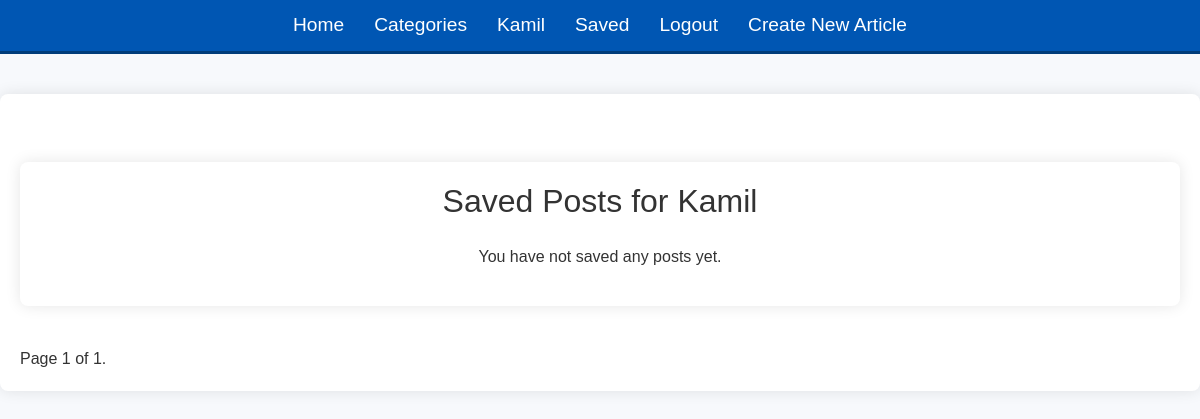
Page /saved/user/Kamil (signed in) on the earlier database version.
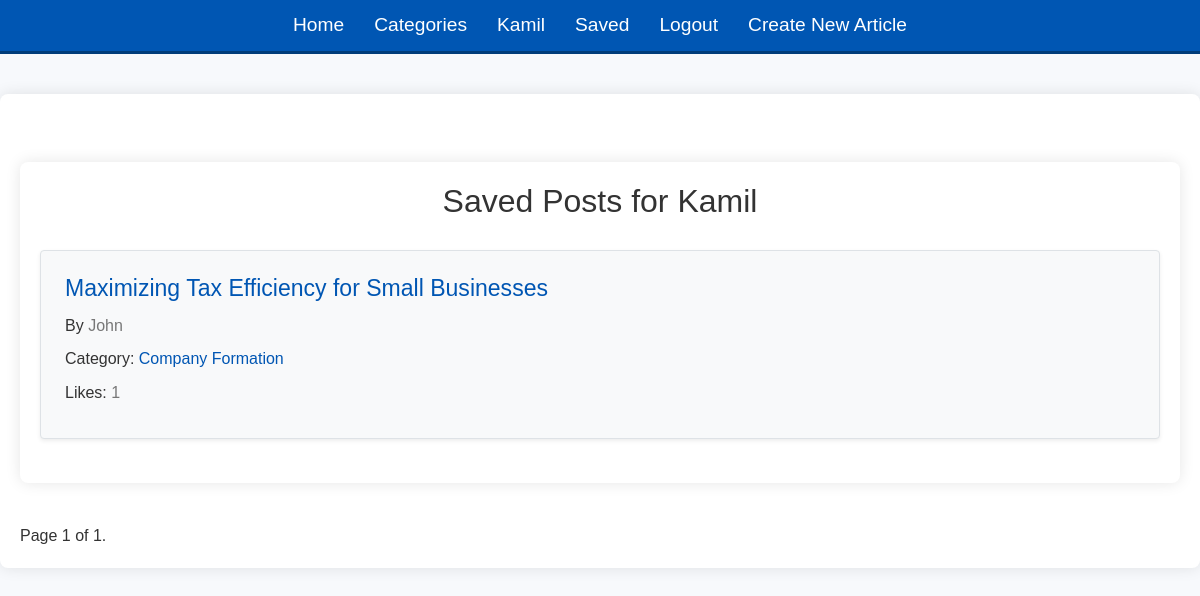
Same page on the later database version.
### finance/models.py (models this page shows, shortened)
class User(AbstractUser):
    id = models.AutoField(primary_key=True)
    username = models.CharField(max_length=100, unique=True)
    email = models.EmailField(max_length=254)
    password = models.CharField(max_length=128)
    if_professional = models.BooleanField(default=False)

class Post(models.Model):
    id = models.AutoField(primary_key=True)
    user = models.ForeignKey(User, on_delete=models.CASCADE, related_name="POST")
    temat = models.CharField(max_length=500)
    post = models.CharField(max_length=10000)
    timestamp = models.DateTimeField(default=timezone.now)
    CATEGORY_CHOICES = [
        ('zakladanie_firmy', 'Company Formation'),
        ('finance_inwestycje', 'Finance and Investments'),
        ('marketing_sprzedaz', 'Marketing and Sales'),
        ('zarządzanie_operacje', 'Management and Operations'),
        ('prawo_regulacje', 'Law and Regulations'),
        ('rozwoj_osobisty', 'Personal Development and Networking'),
        ('inne', 'Others')
    ]
    category = models.CharField(max_length=50, choices=CATEGORY_CHOICES, default='inne')
    like_count = models.IntegerField(default=0)

### finance/views.py (the view)
# urls.py: path("saved/user/<str:user_username>", views.view_saved_posts, name="view_saved_posts"),
def view_saved_posts(request, user_username):
    user = request.user
    saved_post = Save_Post.objects.filter(user= user, if_save = True)
    post_ids = saved_post.values_list('post_id', flat=True)
    posts = Post.objects.filter(id__in = post_ids)
    paginator = Paginator(posts, 10)
    page = request.GET.get('page')
    try:
        posts = paginator.page(page)
    except PageNotAnInteger:
        posts = paginator.page(1)
    return render (request, "finance/saved.html",{
        "posts": posts
    } )

### finance/templates/finance/saved.html (shortened to what this page needs)
{% extends "finance/layout.html" %}
{% block body %}
<div class="saved-posts container mt-5">
    <h2 class="text-center mb-4">Saved Posts for {{ user.username }}</h2>
    {% if posts %}
        <div class="posts-list">
            {% for post in posts %}
                <div class="post p-4 mb-4 border rounded shadow-sm bg-light">
                    <h2><a href="{% url 'post_page' post.id %}" class="post-title">{{ post.temat }}</a></h2>
                    <p>By <a href="{% url 'profile' post.user.username %}" class="post-author">{{ post.user.username }}</a></p>
                    <p>Category: <span class="post-category"><a href="{% url 'category' post_category=post.category %}">{{ post.get_category_display }}</a></span></p>
                    <p>Likes: <span class="post-likes">{{ post.like_count }}</span></p>
                </div>
            {% endfor %}
        </div>
    {% else %}
        <p class="text-center">You have not saved any posts yet.</p>
    {% endif %}
</div>
<div class="pagination">
    <span class="step-links">
        <span class="current">
            Page {{ posts.number }} of {{ posts.paginator.num_pages }}.
        </span>
    </span>
</div>
{% endblock %}

### finance/templates/finance/layout.html (shortened to what this page needs)
{% load static %}
<!DOCTYPE html>
<html lang="en">
    <head>
        <link rel="stylesheet" href="https://stackpath.bootstrapcdn.com/bootstrap/4.4.1/css/bootstrap.min.css">
        <link href="{% static 'finance/styles.css' %}" rel="stylesheet">
    </head>
    <body>
        <div class="navbar">
            <span><a href="{% url 'index' %}">Home</a></span>
            <span><a href="{% url 'categories' %}">Categories</a></span>
            {% if user.is_authenticated %}
                <span><a href="{% url 'profile' user.username %}" id="user_name">{{ user.username }}</a></span>
                <span><a href="{% url 'view_saved_posts' user.username %}">Saved</a></span>
                <span><a href="{% url 'logout_view' %}" id="logout">Logout</a></span>
                <span><a href="{% url 'create' %}">Create New Article</a></span>
            {% else %}
                <span><a href="{% url 'login_view' %}">Log in</a></span>
                <span><a href="{% url 'register' %}">Register</a></span>
            {% endif %}
        </div>
        <div class="container">
            {% block body %}
            {% endblock %}
        </div>
    </body>
</html>

### finance/static/finance/styles.css (style rules this page uses)
body { font-family: 'Arial', sans-serif; background-color: #f7f9fc; color: #333; line-height: 1.6; margin: 0; padding: 0; }
.navbar { display: flex; justify-content: center; background-color: #0056b3; padding: 10px; border-bottom: 3px solid #003d7a; }
.navbar span { margin: 0 15px; }
.navbar a { color: #fff; text-decoration: none; font-size: 1.2em; }
.container { max-width: 1200px; margin: 40px auto; padding: 20px; background-color: #fff; border-radius: 8px; box-shadow: 0 0 15px rgba(0, 0, 0, 0.1); }
.posts-list { margin-top: 30px; }
.post { margin-bottom: 30px; padding: 20px; border: 1px solid #e0e0e0; border-radius: 5px; background-color: #fafafa; transition: background-color 0.3s ease; }
.post h2 { font-size: 1.1em; margin-bottom: 10px; }
.post p { margin: 8px 0; }
.post p a { color: #0056b3; text-decoration: none; }
.post h2 { font-size: 1.2em; margin-bottom: 10px; }
.post-title { font-size: 1,5em; margin-bottom: 20px; text-align: center; }
.saved-posts .text-center { text-align: center; }
.saved-posts .posts-list { margin-top: 30px; }
.saved-posts .post { margin-bottom: 30px; padding: 20px; border: 1px solid #e0e0e0; border-radius: 5px; background-color: #fafafa; transition: background-color 0.3s ease; }
.saved-posts .post-title { font-size: 1.2em; margin-bottom: 10px; text-decoration: none; color: #0056b3; }
.saved-posts .post-author, .saved-posts .post-category, .saved-posts .post-likes { color: #777; }

Differences in the rows shown:
now on this page (row edited): Post: temat "Maximizing Tax Efficiency for Small Businesses", user.username "John", category "Company Formation", like_count "1"
Other differences:
text no longer shown: "You have not saved any posts yet."
